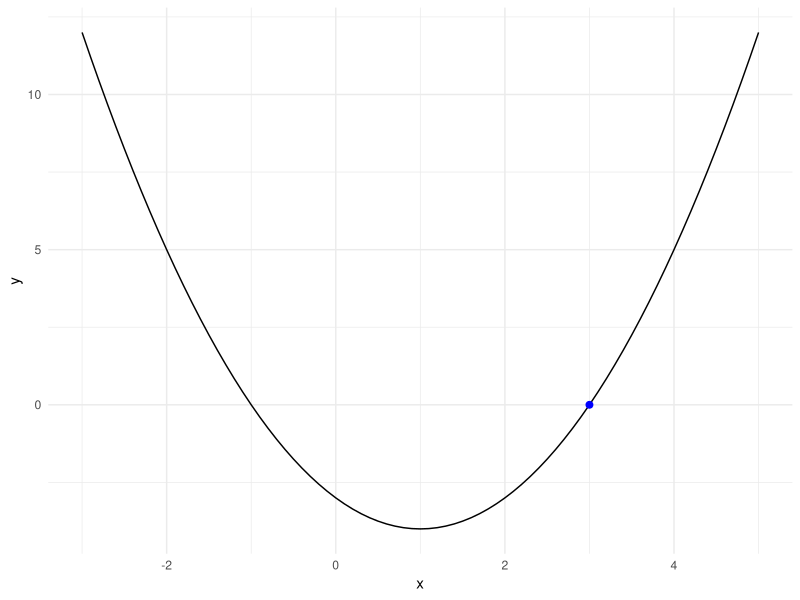

Write the R code that produced this figure.
## ---- chunk 1
knitr::opts_chunk$set( echo = TRUE )
## ---- chunk 2
suppressPackageStartupMessages( library( dplyr ) )
suppressPackageStartupMessages( library( ggplot2 ) )
## ---- chunk 3
library(dplyr)
library(ggplot2)
## ---- chunk 4
A <- 1
B <- -2
C <- -3
DF1 <- tibble( x = seq( -3, 5, 0.1 )
             , y = A*x^2 + B*x + C
             )
DF1b <- tibble( x = 3, y = 0 )
ans <- ( -B + sqrt( B^2 - 4*A*C ) ) / ( 2 * A )
ans
## ---- chunk 5
ggplot( DF1, aes( x = x, y = y ) ) +
  geom_line() +
  geom_point( data = DF1b, size = 2, colour = "blue" ) +
  theme_minimal()
## ---- chunk 6
input <- read.csv( "data/MyABC1.csv" )
input
## ---- chunk 7
for ( i in seq_along( input$A ) ) {
    A <- input$A[ i ]
    B <- input$B[ i ]
    C <- input$C[ i ]
    print( sprintf( "A = %8.4f, B = %8.4f, C = %8.4f, x = %8.4f"
                  , A, B, C
                  , ( -B + sqrt( B^2 - 4*A*C ) )
                    / ( 2 * A ) ) )
}
## ---- chunk 8
ans <- numeric( 0 )
for ( i in seq_along( input$A ) ) {
    A <- input$A[ i ]
    B <- input$B[ i ]
    C <- input$C[ i ]
    ans <- c( ans, ( -B + sqrt( B^2 - 4*A*C ) ) / ( 2 * A ) )
}
ans
## ---- chunk 9
ans <- numeric( nrow( input ) )
ans
for ( i in seq_along( input$A ) ) {
    A <- input$A[ i ] ; B <- input$B[ i ] ; C <- input$C[ i ]
    ans[ i ] <- ( -B + sqrt( B^2 - 4*A*C ) ) / ( 2 * A )
}
ans
## ---- chunk 10
cbind( input, tibble( ans = ans ) )
## ---- chunk 11
my_solution <- function( A, B, C ) {
  ( -B + sqrt( B^2 - 4*A*C ) ) / ( 2 * A )
}
my_solution( 1, -2, -3 ) # try it out
## ---- chunk 12
my_many_solutions <- function( A, B, C, solution ) {
  ans <- numeric( length( A ) )
  for ( i in seq_along( A ) ) {
    ans[ i ] <- solution( A[ i ], B[ i ], C[ i ] )
  }
  ans
}
my_many_solutions( input$A, input$B, input$C, my_solution )
## ---- chunk 13
library(purrr)
pmap_dbl( input[ , -1 ], my_solution )
## ---- chunk 14
my_solution( input$A, input$B, input$C )
## ---- chunk 15
my_slow_solution <- function( A, B, C ) {
  Y <- function( X, A, B, C ) { A * X^2 + B * X + C }
  # only one answer at a time
  uniroot( Y, c( 0, 1e6 ), A = A, B = B, C = C, tol = 1e-8 )$root
}
my_slow_solution( 1, -2, -3 )
## ---- chunk 16
library(microbenchmark)
ans <- microbenchmark( 
  my_many_slow = my_many_solutions( input$A, input$B, input$C, my_slow_solution )
, pmap_slow = pmap_dbl( input[ , -1 ], my_slow_solution )
, loop_single = my_many_solutions( input$A, input$B, input$C, my_solution )
, pmap_single = pmap_dbl( input[ , -1 ], my_solution )
, vectorized = my_solution( input$A, input$B, input$C )
)
knitr::kable( summary( ans ) )
